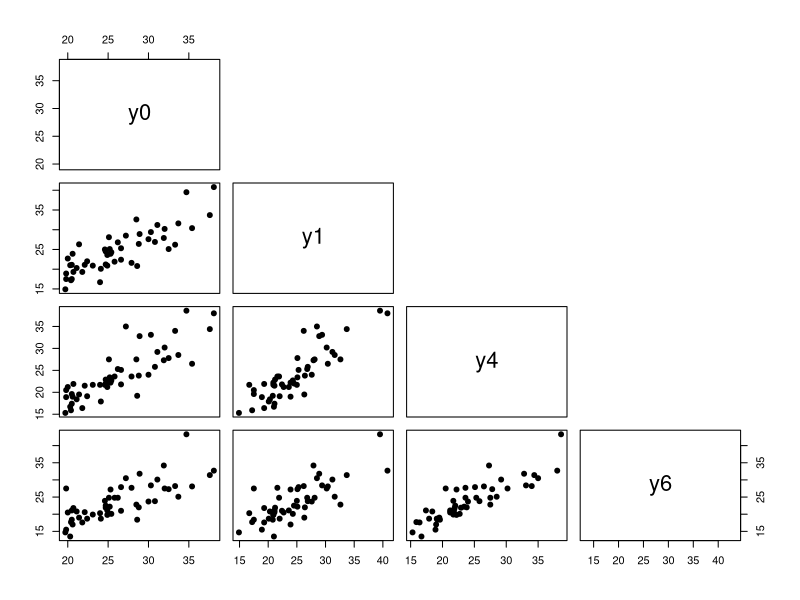
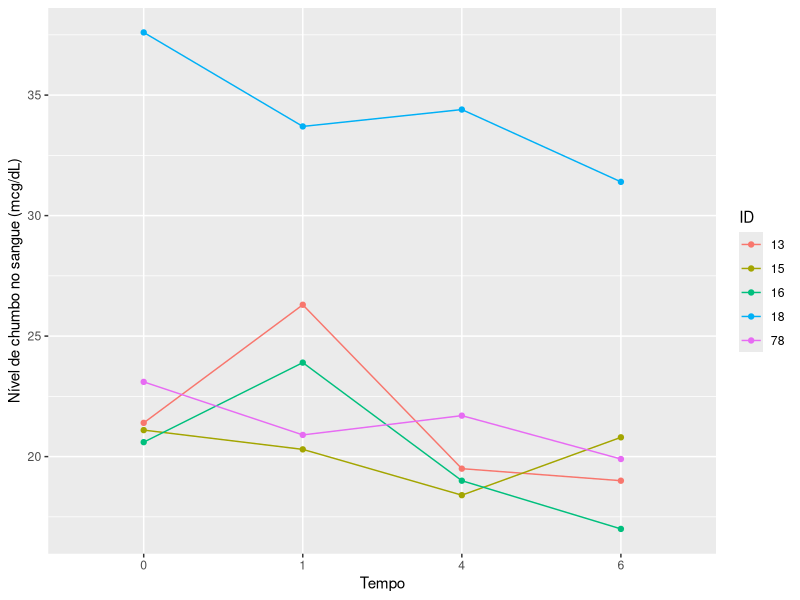

These charts were generated, in order, by the following R code: (Note: this script raises an error after producing the figures.)
## ----tlc, echo=FALSE, eval=TRUE, warning=FALSE, message=FALSE------------
# ----------------------------------------------------
# Carregando os pacotes

library(haven)
library(tidyr)
library(ggplot2)

# ----------------------------------------------------
# Carregando o arquivo de dados

chumbo.df <- read_dta(file = here::here("data", "tlc.dta"))

chumbo.df$trt <- factor(chumbo.df$trt, labels = c("Placebo", "Succimer"))

# ----------------------------------------------------
# Reformando o objeto: de "largo" para "longo"

chumbo.df.longo <- gather(data = chumbo.df, key = "tempo", value = "chumbo", -id, -trt)

# ----------------------------------------------------
# Formata variáveis

chumbo.df.longo$tempo <- factor(chumbo.df.longo$tempo, labels = c("0", "1", "4", "6"))

# ----------------------------------------------------
# Versões placebo

chumbo.df.p <- subset(chumbo.df, subset = trt == "Placebo")

chumbo.df.longo.p <- subset(chumbo.df.longo, subset = trt == "Placebo")



## ----tlc_pairs, echo=FALSE, eval=TRUE, warning=FALSE, message=FALSE, fig.align='center', out.width="80%"----

pairs(chumbo.df.p[,3:6], pch = 19, upper.panel = NULL)



## ----tlc_cov, echo=FALSE, eval=TRUE, warning=FALSE, message=FALSE--------

knitr::kable(x = cov(chumbo.df.p[,3:6]),
             digits = 1)



## ----tlc_cor, echo=FALSE, eval=TRUE, warning=FALSE, message=FALSE--------

knitr::kable(x = cor(chumbo.df.p[,3:6]),
             digits = 2)



## ----tlc_timeplot, echo=FALSE, eval=TRUE, warning=FALSE, message=FALSE, fig.align='center', out.width="100%"----

chumbo.df.longo.p$id <- as.factor(chumbo.df.longo.p$id)
# ----------------------------------------------------
# Gráfico de perfis

set.seed(10)
ids <- sample(x = unique(chumbo.df.longo.p$id), size = 5, replace = FALSE)

p <- ggplot(data = chumbo.df.longo.p[which(chumbo.df.longo.p$id %in% ids), ],
            mapping = aes(x = tempo, y = chumbo, group = id, colour = id)) +
  geom_point() +
  geom_line() +
  labs(x = "Tempo", y = "Nível de chumbo no sangue (mcg/dL)", colour = "ID")
p


## ----echo=FALSE, fig.align='center', message=FALSE, warning=FALSE, out.width='100%', paged.print=FALSE----
knitr::include_graphics(here::here('images', 'fontes_varia_entre.png'))


## ----echo=FALSE, fig.align='center', message=FALSE, warning=FALSE, out.width='100%', paged.print=FALSE----
knitr::include_graphics(here::here('images', 'fontes_varia_intra.png'))


## ----echo=FALSE, fig.align='center', message=FALSE, warning=FALSE, out.width='100%', paged.print=FALSE----
knitr::include_graphics(here::here('images', 'fontes_varia_erro.png'))


## ----echo=FALSE, fig.align='center', message=FALSE, warning=FALSE, out.width='80%', paged.print=FALSE----
knitr::include_graphics(here::here('images', 'cafe60.png'))

